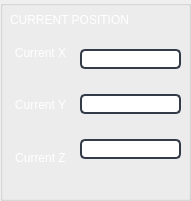
    <widget class="QGroupBox" name="adjust_thelta_3">
     <property name="geometry">
      <rect>
       <x>350</x>
       <y>10</y>
       <width>191</width>
       <height>201</height>
      </rect>
     </property>
     <property name="font">
      <font>
       <family>Segoe UI</family>
      </font>
     </property>
     <property name="styleSheet">
      <string notr="true">QGroupBox{border:2px solid gray;border-radius:5px;margin-top: 1ex;color: ;background-color: transparent;} QGroupBox::title{subcontrol-origin: margin;subcontrol-position:top left;padding:0 3px;}
color: rgb(0, 0, 0);
font: 12pt &quot;Segoe UI&quot;;</string>
     </property>
     <property name="title">
      <string/>
     </property>
     <widget class="QLabel" name="Xposlabel_6">
      <property name="geometry">
       <rect>
        <x>10</x>
        <y>10</y>
        <width>141</width>
        <height>20</height>
       </rect>
      </property>
      <property name="palette">
       <palette>
        <active>
         <colorrole role="WindowText">
          <brush brushstyle="SolidPattern">
           <color alpha="255">
            <red>255</red>
            <green>255</green>
            <blue>255</blue>
           </color>
          </brush>
         </colorrole>
         <colorrole role="Button">
          <brush brushstyle="SolidPattern">
           <color alpha="255">
            <red>30</red>
            <green>30</green>
            <blue>30</blue>
           </color>
          </brush>
         </colorrole>
         <colorrole role="Text">
          <brush brushstyle="SolidPattern">
           <color alpha="255">
            <red>255</red>
            <green>255</green>
            <blue>255</blue>
           </color>
          </brush>
         </colorrole>
         <colorrole role="ButtonText">
          <brush brushstyle="SolidPattern">
           <color alpha="255">
            <red>255</red>
            <green>255</green>
            <blue>255</blue>
           </color>
          </brush>
         </colorrole>
         <colorrole role="Base">
          <brush brushstyle="SolidPattern">
           <color alpha="255">
            <red>30</red>
            <green>30</green>
            <blue>30</blue>
           </color>
          </brush>
         </colorrole>
         <colorrole role="Window">
          <brush brushstyle="SolidPattern">
           <color alpha="255">
            <red>30</red>
            <green>30</green>
            <blue>30</blue>
           </color>
          </brush>
         </colorrole>
        </active>
        <inactive>
         <colorrole role="WindowText">
          <brush brushstyle="SolidPattern">
           <color alpha="255">
            <red>255</red>
            <green>255</green>
            <blue>255</blue>
           </color>
          </brush>
         </colorrole>
         <colorrole role="Button">
          <brush brushstyle="SolidPattern">
           <color alpha="255">
            <red>30</red>
            <green>30</green>
            <blue>30</blue>
           </color>
          </brush>
         </colorrole>
         <colorrole role="Text">
          <brush brushstyle="SolidPattern">
           <color alpha="255">
            <red>255</red>
            <green>255</green>
            <blue>255</blue>
           </color>
          </brush>
         </colorrole>
         <colorrole role="ButtonText">
          <brush brushstyle="SolidPattern">
           <color alpha="255">
            <red>255</red>
            <green>255</green>
            <blue>255</blue>
           </color>
          </brush>
         </colorrole>
         <colorrole role="Base">
          <brush brushstyle="SolidPattern">
           <color alpha="255">
            <red>30</red>
            <green>30</green>
            <blue>30</blue>
           </color>
          </brush>
         </colorrole>
         <colorrole role="Window">
          <brush brushstyle="SolidPattern">
           <color alpha="255">
            <red>30</red>
            <green>30</green>
            <blue>30</blue>
           </color>
          </brush>
         </colorrole>
        </inactive>
        <disabled>
         <colorrole role="WindowText">
          <brush brushstyle="SolidPattern">
           <color alpha="255">
            <red>255</red>
            <green>255</green>
            <blue>255</blue>
           </color>
          </brush>
         </colorrole>
         <colorrole role="Button">
          <brush brushstyle="SolidPattern">
           <color alpha="255">
            <red>30</red>
            <green>30</green>
            <blue>30</blue>
           </color>
          </brush>
         </colorrole>
         <colorrole role="Text">
          <brush brushstyle="SolidPattern">
           <color alpha="255">
            <red>255</red>
            <green>255</green>
            <blue>255</blue>
           </color>
          </brush>
         </colorrole>
         <colorrole role="ButtonText">
          <brush brushstyle="SolidPattern">
           <color alpha="255">
            <red>255</red>
            <green>255</green>
            <blue>255</blue>
           </color>
          </brush>
         </colorrole>
         <colorrole role="Base">
          <brush brushstyle="SolidPattern">
           <color alpha="255">
            <red>30</red>
            <green>30</green>
            <blue>30</blue>
           </color>
          </brush>
         </colorrole>
         <colorrole role="Window">
          <brush brushstyle="SolidPattern">
           <color alpha="255">
            <red>30</red>
            <green>30</green>
            <blue>30</blue>
           </color>
          </brush>
         </colorrole>
        </disabled>
       </palette>
      </property>
      <property name="font">
       <font>
        <family>Segoe UI</family>
        <pointsize>9</pointsize>
        <weight>50</weight>
        <bold>false</bold>
       </font>
      </property>
      <property name="styleSheet">
       <string notr="true">color: rgb(255, 255, 255)</string>
      </property>
      <property name="text">
       <string>CURRENT POSITION</string>
      </property>
     </widget>
     <widget class="QWidget" name="layoutWidget">
      <property name="geometry">
       <rect>
        <x>10</x>
        <y>30</y>
        <width>61</width>
        <height>151</height>
       </rect>
      </property>
      <layout class="QGridLayout" name="gridLayout_6">
       <item row="0" column="0">
        <widget class="QLabel" name="label_7">
         <property name="styleSheet">
          <string notr="true">color: rgb(255, 255, 255)</string>
         </property>
         <property name="text">
          <string>&lt;html&gt;&lt;head/&gt;&lt;body&gt;&lt;p align=&quot;center&quot;&gt;Current X&lt;/p&gt;&lt;/body&gt;&lt;/html&gt;</string>
         </property>
        </widget>
       </item>
       <item row="1" column="0">
        <widget class="QLabel" name="label_5">
         <property name="styleSheet">
          <string notr="true">color: rgb(255, 255, 255)</string>
         </property>
         <property name="text">
          <string>&lt;html&gt;&lt;head/&gt;&lt;body&gt;&lt;p align=&quot;center&quot;&gt;Current Y&lt;/p&gt;&lt;/body&gt;&lt;/html&gt;</string>
         </property>
        </widget>
       </item>
       <item row="2" column="0">
        <widget class="QLabel" name="label_6">
         <property name="styleSheet">
          <string notr="true">color: rgb(255, 255, 255)</string>
         </property>
         <property name="text">
          <string>&lt;html&gt;&lt;head/&gt;&lt;body&gt;&lt;p align=&quot;center&quot;&gt;Current Z&lt;/p&gt;&lt;/body&gt;&lt;/html&gt;</string>
         </property>
        </widget>
       </item>
      </layout>
     </widget>
     <widget class="QWidget" name="layoutWidget">
      <property name="geometry">
       <rect>
        <x>80</x>
        <y>30</y>
        <width>101</width>
        <height>151</height>
       </rect>
      </property>
      <layout class="QGridLayout" name="gridLayout_7">
       <item row="0" column="0">
        <widget class="QLineEdit" name="current_x">
         <property name="styleSheet">
          <string notr="true">QLineEdit {
	background-color: rgb(255 , 255 , 255 );
	border-radius: 5px;
	border: 2px solid rgb(52, 59, 72);
}
QLineEdit:hover {
	border: 2px solid rgb(255 , 255 , 255 );
	background-color:rgb(255 , 255 , 255 );
}
QLineEdit:focus {
	border: 2px solid rgb(255 , 255 , 255 );
}</string>
         </property>
        </widget>
       </item>
       <item row="1" column="0">
        <widget class="QLineEdit" name="current_y">
         <property name="styleSheet">
          <string notr="true">QLineEdit {
	background-color: rgb(255 , 255 , 255 );
	border-radius: 5px;
	border: 2px solid rgb(52, 59, 72);
}
QLineEdit:hover {
	border: 2px solid rgb(255 , 255 , 255 );
	background-color:rgb(255 , 255 , 255 );
}
QLineEdit:focus {
	border: 2px solid rgb(255 , 255 , 255 );
}</string>
         </property>
        </widget>
       </item>
       <item row="2" column="0">
        <widget class="QLineEdit" name="current_z">
         <property name="styleSheet">
          <string notr="true">QLineEdit {
	background-color: rgb(255 , 255 , 255 );
	border-radius: 5px;
	border: 2px solid rgb(52, 59, 72);
}
QLineEdit:hover {
	border: 2px solid rgb(255 , 255 , 255 );
	background-color:rgb(255 , 255 , 255 );
}
QLineEdit:focus {
	border: 2px solid rgb(255 , 255 , 255 );
}</string>
         </property>
        </widget>
       </item>
      </layout>
     </widget>
    </widget>
